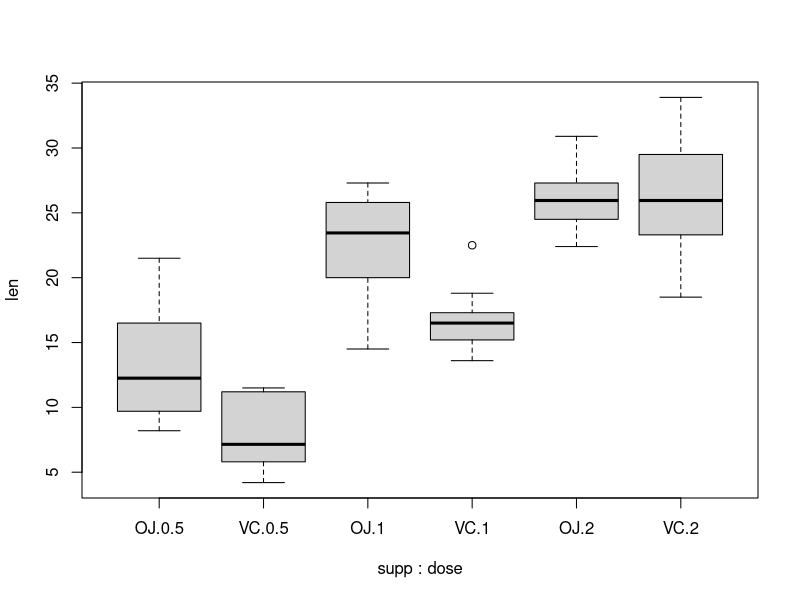

R code for this plot: (Note: this script raises an error after producing the figure.)
library(dplyr)

#Load Data
toothgrowthdata <- datasets::ToothGrowth

#Group the data by supp and then dose.
groupeddata <- toothgrowthdata %>% group_by(supp, dose)

#Basic Structure of the data
dim(toothgrowthdata)
str(toothgrowthdata)
summary(toothgrowthdata)

#Exploratory Plot
boxplot(len ~ supp + dose, data = ToothGrowth)

#Confirm What the PLot Shows, Calulate Mean, Sd, Var
summarizedgroupdata <- summarise(groupeddata, mean = round(mean(len),2), sd = round(sd(len),2), var = round(var(len),2))
summarizedgroupdata

#Test if OJ is better than VC for each dose level

##Statistical Tests
#Ho = muOJ = muVC  
#Ha = muOJ != to muVC
#The difference in means is not significant (confidence interval includes 0), and the p-value > 0.05, so we fail to reject the null hypothesis.
t1 <- t.test(len ~ supp, paired = FALSE, var.equal = TRUE, data = toothgrowthdata)
t1$conf.int
t1$p.value

#Since we didn't find that overall there was a significant differenct between delivery methods, I will check to each dose individually.
#Subset data for the following hypothesis tests
dose0.5 <- subset(toothgrowthdata, dose == 0.5)
dose1.0 <- subset(toothgrowthdata, dose == 1.0)
dose2.0 <- subset(toothgrowthdata, dose == 2.0)

################################Check to see, for each dose level, if there is a difference between delivery methods
#Ho muOJ0.5 = muVC0.5
#Ha muOJ0.5 > muVC0.5
t2 <- t.test(dose0.5[dose0.5$supp=="OJ",1], dose0.5[dose0.5$supp=="VC",1], lower.tail = FALSE, paired = FALSE, 
             var.equal = TRUE, data = dose0.5)
t2$conf.int
t2$p.value

#Check to see, for each dose level, if there is a difference between delivery methods
#Ho muOJ1.0 = muVC1.0
#Ha muOJ1.0 > muVC1.0
t3 <- t.test(dose1.0[dose1.0$supp=="OJ",1], dose1.0[dose1.0$supp=="VC",1], lower.tail = FALSE, paired = FALSE, 
             var.equal = TRUE, data = dose1.0)
t3$conf.int
t3$p.value

#Check to see, for each dose level, if there is a difference between delivery methods
#Ho muOJ2.0 = muVC2.0
#Ha muOJ2.0 > muVC2.0
t4 <- t.test(dose2.0[dose2.0$supp=="OJ",1], dose2.0[dose2.0$supp=="VC",1], lower.tail = FALSE, paired = FALSE, 
             var.equal = TRUE, data = dose2.0)
t4$conf.int
t4$p.value

###########################Now, lets test to see if the increase is doses is significant for the OJ delivery method
#Ho = mu0.5 = mu1.0
#Ha = mu1.0 > mu0.5 
#At a 95% significance level, the difference of means is significant, and the p-value < 0.05, so we will reject the null hypothesis
t5 <- t.test(toothgrowthdata[toothgrowthdata$dose==1.0,1], toothgrowthdata[toothgrowthdata$dose==0.5,1], lower.tail = FALSE, paired = FALSE, 
             var.equal = TRUE, data = toothgrowthdata)
t5$conf.int
t5$p.value

#Ho = mu1.0 = mu2.0
#Ha = mu2.0 > mu0.5 
#At a 95% significance level, the difference of means is significant, and the p-value < 0.05, so we will reject the null hypothesis
t6 <- t.test(toothgrowthdata[toothgrowthdata$dose==2.0,1], toothgrowthdata[toothgrowthdata$dose==1.0,1], lower.tail = FALSE, paired = FALSE, 
             var.equal = TRUE, data = toothgrowthdata)
t6$conf.int
t6$p.value


#Appendix
#Checking for the rate of false positives.  Didn't correct for a false positive rate, due to the limited number of hypothesis tests.  
#For the amount of tests conducted, only 0.3 tests could be false positive, which I view as an acceptable level. 
numhypotheistests <- 6
levelsignificance <- 0.05
numhypotheistests * levelsignificance